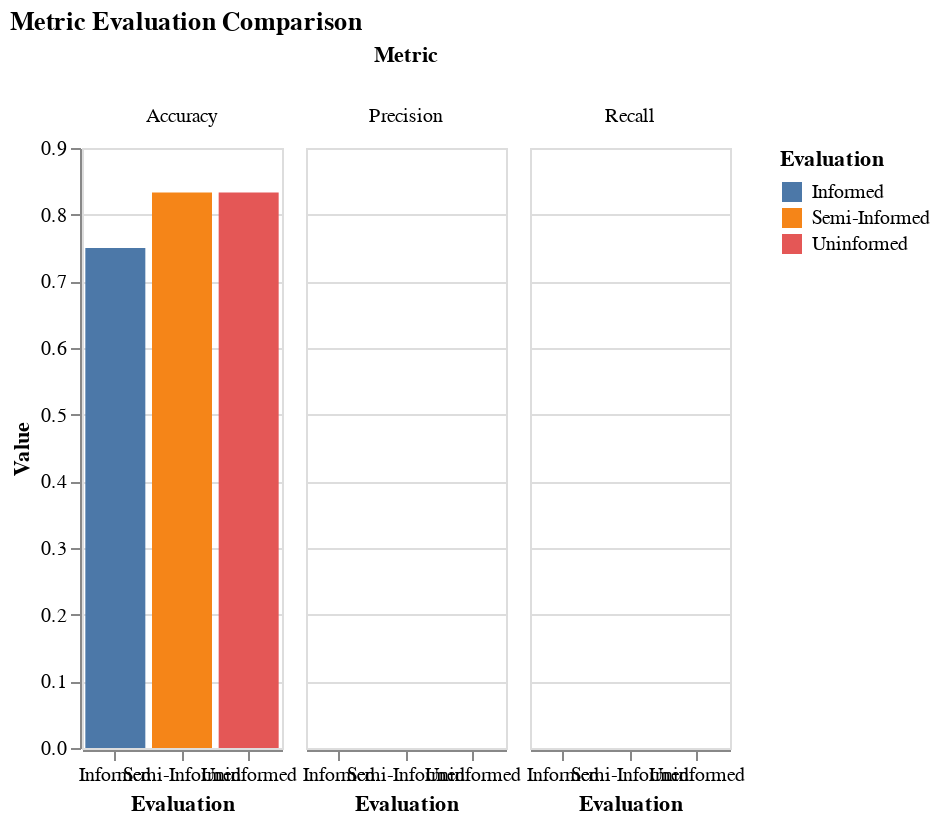

The notebook cell this image was saved under:
### Code cell
describe = pd.DataFrame({
    'Metric': ['Accuracy', 'Accuracy', 'Accuracy', 
               'Precision', 'Precision', 'Precision',
               'Recall', 'Recall', 'Recall'],
    'Evaluation': ['Informed', 'Semi-Informed', 'Uninformed',
                   'Informed', 'Semi-Informed', 'Uninformed',
                   'Informed', 'Semi-Informed', 'Uninformed'],
    'Value': result
})

# Create the Altair chart
chart = alt.Chart(describe).mark_bar().encode(
    x=alt.X('Evaluation:N', title='Evaluation', axis=alt.Axis(labelAngle=0)),
    y=alt.Y('Value:Q', title='Value'),
    color='Evaluation:N',
    column='Metric:N',
    tooltip=['Evaluation:N', 'Value:Q']
).properties(
    title='Metric Evaluation Comparison',
    width=100
).configure_facet(
    spacing=10
)

# Show the chart
chart.show()

### Figure 1 — Vega-Lite specification as saved in the notebook (floating-point values rounded to 4 significant figures)
{"config": {"view": {"continuousWidth": 300, "continuousHeight": 300}, "facet": {"spacing": 10}}, "data": {"name": "data-f47c1610330a5223cd1ea744ac0fd3af"}, "mark": {"type": "bar"}, "encoding": {"color": {"field": "Evaluation", "type": "nominal"}, "column": {"field": "Metric", "type": "nominal"}, "tooltip": [{"field": "Evaluation", "type": "nominal"}, {"field": "Value", "type": "quantitative"}], "x": {"axis": {"labelAngle": 0}, "field": "Evaluation", "title": "Evaluation", "type": "nominal"}, "y": {"field": "Value", "title": "Value", "type": "quantitative"}}, "title": "Metric Evaluation Comparison", "width": 100, "$schema": "https://vega.github.io/schema/vega-lite/v5.20.1.json", "datasets": {"data-f47c1610330a5223cd1ea744ac0fd3af": [{"Metric": "Accuracy", "Evaluation": "Informed", "Value": 0.75}, {"Metric": "Accuracy", "Evaluation": "Semi-Informed", "Value": 0.8333}, {"Metric": "Accuracy", "Evaluation": "Uninformed", "Value": 0.8333}, {"Metric": "Precision", "Evaluation": "Informed", "Value": 0.0}, {"Metric": "Precision", "Evaluation": "Semi-Informed", "Value": 0.0}, {"Metric": "Precision", "Evaluation": "Uninformed", "Value": 0.0}, {"Metric": "Recall", "Evaluation": "Informed", "Value": 0.0}, {"Metric": "Recall", "Evaluation": "Semi-Informed", "Value": 0.0}, {"Metric": "Recall", "Evaluation": "Uninformed", "Value": 0.0}]}}
